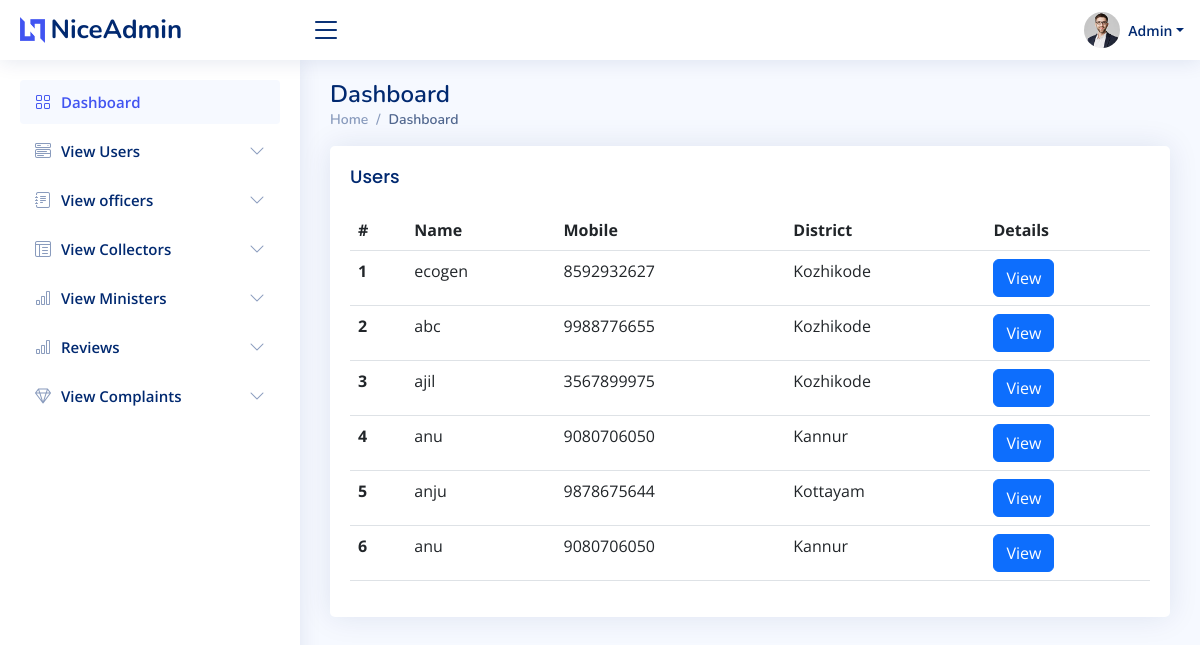
The page /users.php on the database its author committed.
### tables this page shows
CREATE TABLE `users` (
  `user_id` int(11) NOT NULL,
  `login_id` int(11) NOT NULL,
  `name` varchar(30) NOT NULL,
  `address_user` varchar(100) NOT NULL,
  `mobile` varchar(15) NOT NULL,
  `district` varchar(26) NOT NULL,
  `taluk` varchar(20) NOT NULL,
  `village` varchar(20) NOT NULL,
  `email` varchar(50) NOT NULL
);

CREATE TABLE `taluk` (
  `taluk_id` int(11) NOT NULL,
  `district` varchar(25) NOT NULL,
  `taluk_name` varchar(30) NOT NULL
);

### users.php (the view, shortened to what this page needs)
<?php
include 'api/connection.php';
$data = mysqli_query($con,"select * from users join taluk on users.taluk=taluk.taluk_name join village on users.village=village.village");
?>
<!DOCTYPE html>
<html lang="en">
<head>
  <link href="assets/vendor/bootstrap/css/bootstrap.min.css" rel="stylesheet">
  <link href="assets/vendor/bootstrap-icons/bootstrap-icons.css" rel="stylesheet">
  <link href="assets/vendor/boxicons/css/boxicons.min.css" rel="stylesheet">
  <link href="assets/vendor/quill/quill.snow.css" rel="stylesheet">
  <link href="assets/vendor/quill/quill.bubble.css" rel="stylesheet">
  <link href="assets/vendor/remixicon/remixicon.css" rel="stylesheet">
  <link href="assets/vendor/simple-datatables/style.css" rel="stylesheet">
  <link href="assets/css/style.css" rel="stylesheet">
</head>
<body>
 <?php include 'header.php'; ?>
 <?php include 'sidebar.php'; ?>
  <main id="main" class="main">
    <div class="pagetitle">
      <h1>Dashboard</h1>
      <nav>
        <ol class="breadcrumb">
          <li class="breadcrumb-item"><a href="index.html">Home</a></li>
          <li class="breadcrumb-item active">Dashboard</li>
        </ol>
      </nav>
    </div>
    <section class="section dashboard">
      <section class="section">
      <div class="row">
        <div class="col-lg-12">
          <div class="card">
            <div class="card-body">
              <h5 class="card-title">Users</h5>
              <table class="table datatable">
                <thead>
                  <tr>
                    <th scope="col">#</th>
                    <th scope="col">Name</th>
                    <th scope="col">Mobile</th>
                    <th scope="col">District</th>
                    <th scope="col">Details</th>
                  </tr>
                </thead>
                <tbody>
                  <?php
                  $count=0;
                  while($row = mysqli_fetch_assoc($data)){
                    $count++;
                  ?>
                  <tr>
                    <th scope="row"><?php echo $count; ?></th>
                    <td><?php echo $row['name'] ?></td>
                    <td><?php echo $row['mobile'] ?></td>
                    <td><?php echo $row['district'] ?></td>
                    <td><a href="details.php?id=<?php echo $row['login_id'] ?>" class="btn btn-primary">View</a></td>
                  </tr>
                  <?php
                  }
                  ?>
                </tbody>
              </table>
            </div>
          </div>
        </div>
    </section>
    </section>
  </main>
</body>
</html>

### assets/css/style.css (style rules this page uses)
:root { scroll-behavior: smooth; }
body { font-family: "Open Sans", sans-serif; background: #f6f9ff; color: #444444; }
a { color: #4154f1; text-decoration: none; }
h1, h2, h3, h4, h5, h6 { font-family: "Nunito", sans-serif; }
#main { margin-top: 60px; padding: 20px 30px; transition: all 0.3s; }
.pagetitle { margin-bottom: 10px; }
.pagetitle h1 { font-size: 24px; margin-bottom: 0; font-weight: 600; color: #012970; }
.card { margin-bottom: 30px; border: none; border-radius: 5px; box-shadow: 0px 0 30px rgba(1, 41, 112, 0.1); }
.card-title { padding: 20px 0 15px 0; font-size: 18px; font-weight: 500; color: #012970; font-family: "Poppins", sans-serif; }
.card-body { padding: 0 20px 20px 20px; }
.breadcrumb { font-size: 14px; font-family: "Nunito", sans-serif; color: #899bbd; font-weight: 600; }
.breadcrumb a { color: #899bbd; transition: 0.3s; }
.breadcrumb .breadcrumb-item::before { color: #899bbd; }
.breadcrumb .active { color: #51678f; font-weight: 600; }
@media (min-width: 1200px) { #main, #footer { margin-left: 300px; } }

### rows shown on the page
users: name "ecogen", mobile "8592932627", taluk.district "Kozhikode"
users: name "abc", mobile "9988776655", taluk.district "Kozhikode"
users: name "ajil", mobile "3567899975", taluk.district "Kozhikode"
users: name "anu", mobile "9080706050", taluk.district "Kannur"
users: name "anju", mobile "9878675644", taluk.district "Kottayam"
